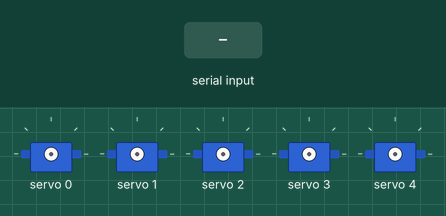
This sketch was run on a simulated ESP32. Shown: 5 × servo. The inputs (shaded band) are chosen by the test bench. WiFi joins after 1.5 s; servers stay silent unless stated; what the sketch prints to the serial monitor is not drawn.

Above: at 2.8 s.
2.9 s: "fist\n" received over Serial
At 4.6 s:
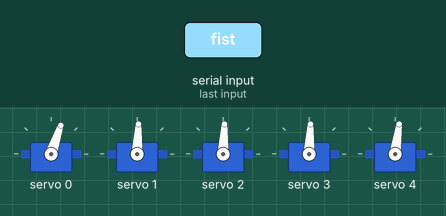
4.9 s: "open\n" received over Serial
At 5.06 s:
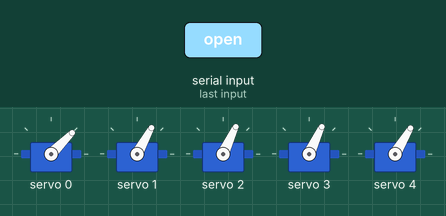
6.9 s: "point\n" received over Serial
At 8.1 s:
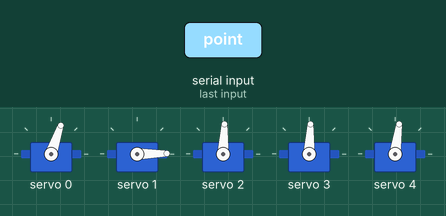
8.9 s: "ok\n" received over Serial
At 9.8 s:
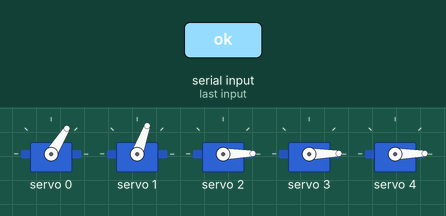
10.9 s: "peace\n" received over Serial
At 11.8 s:
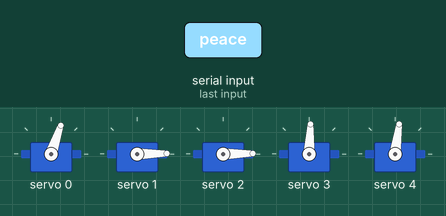
12.9 s: "three\n" received over Serial
At 14.4 s:
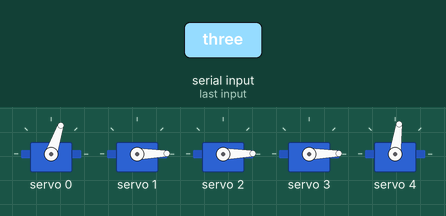
Timing chart, 0 to 15.9 s (numbered marks = the images above; inputs shaded):
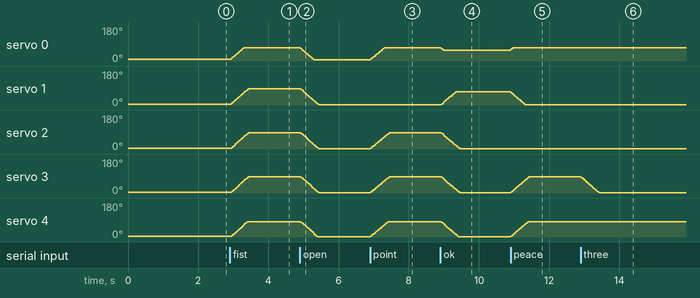

The sketch:

inmoov_hand_firmware_v2.ino
```cpp
/*
 * InMoov 左手固件 v2 —— WiFi 网页控制台 + WebSocket + 串口双通道
 * = v1 全部功能（校准表/缓动/手势库/串口指令） + 浏览器滑杆/按钮/语音入口
 *
 * 硬件：ESP32 DevKitC + PCA9685(0x40) + MG996R×6（CH0-4指,CH5腕）
 * 库（库管理器安装）：
 *   - Adafruit PWM Servo Driver Library
 *   - WebSockets (by Markus Sattler / Links2004)
 * 使用：
 *   1) 下方填入 WiFi 名与密码，烧录
 *   2) 串口 115200 看到 "IP: x.x.x.x" 后，同一 WiFi 下浏览器打开 http://<IP>/
 *   3) 滑杆控单指，按钮出手势；串口指令与 v1 完全一致，两边随时可用
 * 协议：WebSocket(端口81) 收发纯文本，与串口指令同一语法（fist / f 2 50 / w 30 ...）
 */
#include <WiFi.h>
#include <WebServer.h>
#include <WebSocketsServer.h>
#include <Wire.h>
#include <Adafruit_PWMServoDriver.h>

// ------------ ★ 改这里 ------------
const char* WIFI_SSID = "YOUR_WIFI_NAME";
const char* WIFI_PASS = "YOUR_WIFI_PASSWORD";
// ---------------------------------

Adafruit_PWMServoDriver pwm(0x40);
WebServer http(80);
WebSocketsServer ws(81);

const float FREQ = 50.0;
const int US_MIN = 500, US_MAX = 2500;

// ---- 校准表（沿用 v1 实测值）----
float OPEN_A[6]  = {  10,   5,    5,    5,    5,   45 };
float CLOSE_A[6] = {  70,  85,   85,   85,   80,  135 };
bool  INVERT[6]  = {false,false,false,false,false,false};

float cur[6], tgt[6];
bool  live[6] = {false,false,false,false,false,false};
int   stepDeg = 3;
String curGesture = "rest";

int toTicks(long us){ return (int)(us*FREQ*4096.0/1000000.0); }
void writeDeg(int ch, float d){
  d = constrain(d, 0, 180);
  pwm.setPWM(ch, 0, toTicks(US_MIN + (long)((US_MAX-US_MIN)*d/180.0)));
}
float pctToDeg(int i, float p){
  p = constrain(p, 0, 100);
  if (INVERT[i]) p = 100 - p;
  return OPEN_A[i] + (CLOSE_A[i]-OPEN_A[i]) * p / 100.0;
}
float degToPct(int i, float d){
  float p = (d - OPEN_A[i]) / (CLOSE_A[i]-OPEN_A[i]) * 100.0;
  if (INVERT[i]) p = 100 - p;
  return constrain(p, 0, 100);
}
void setFinger(int i, float pct){ tgt[i]=pctToDeg(i,pct); live[i]=true; }
void setHand(float pct){ for(int i=0;i<5;i++) setFinger(i,pct); }
void restAll(){ for(int c=0;c<6;c++){ pwm.setPWM(c,0,0); live[c]=false; } curGesture="rest"; }

const float G_OPEN[5]={0,0,0,0,0}, G_FIST[5]={100,100,100,100,100},
            G_POINT[5]={100,0,100,100,100}, G_OK[5]={80,80,0,0,0},
            G_PEACE[5]={100,0,0,100,100}, G_THREE[5]={100,0,0,0,100};
void gesture(const float g[5], const char* name){ for(int i=0;i<5;i++) setFinger(i,g[i]); curGesture=name; }

// ---- 统一指令处理：串口和 WebSocket 共用 ----
String handleCommand(String s){
  s.trim(); if(!s.length()) return "";
  if     (s=="open" ) gesture(G_OPEN ,"open");
  else if(s=="fist" ) gesture(G_FIST ,"fist");
  else if(s=="point") gesture(G_POINT,"point");
  else if(s=="ok"   ) gesture(G_OK   ,"ok");
  else if(s=="peace") gesture(G_PEACE,"peace");
  else if(s=="three") gesture(G_THREE,"three");
  else if(s=="rest" ) restAll();
  else {
    char c = s.charAt(0); int a=-1,b=-1;
    sscanf(s.c_str()+1, "%d %d", &a, &b);
    if     (c=='f' && a>=0 && a<5 && b>=0){ setFinger(a,b); curGesture="custom"; }
    else if(c=='h' && a>=0){ setHand(a); curGesture="custom"; }
    else if(c=='w' && a>=0){ setFinger(5,a); }
    else if(s.startsWith("raw")){ int ch,dg; if(sscanf(s.c_str()+3,"%d %d",&ch,&dg)==2&&ch>=0&&ch<6){cur[ch]=dg;tgt[ch]=dg;live[ch]=true;writeDeg(ch,dg);} }
    else if(s.startsWith("speed")){ int v; if(sscanf(s.c_str()+5,"%d",&v)==1) stepDeg=constrain(v,1,10); }
    else return "ERR unknown: " + s;
  }
  return "OK " + s;
}

// ---- 内嵌网页（滑杆+手势+语音）----
const char PAGE[] PROGMEM = R"HTML(
<!DOCTYPE html><html lang=zh><head><meta charset=utf-8>
<meta name=viewport content="width=device-width,initial-scale=1">
<title>InMoov Hand Console</title><style>
body{font-family:-apple-system,'PingFang SC',sans-serif;background:#10233f;color:#eaf1fb;margin:0;padding:18px;max-width:560px;margin:auto}
h2{margin:8px 0 14px} .g{display:grid;grid-template-columns:repeat(3,1fr);gap:8px;margin:12px 0}
button{background:#0f62fe;color:#fff;border:0;border-radius:10px;padding:12px;font-size:15px}
button:active{opacity:.7} .rest{background:#5a6a7e} .voice{background:#2f9e5f;grid-column:span 3}
.sl{margin:10px 0} .sl label{display:flex;justify-content:space-between;font-size:14px;color:#a9bcd8}
input[type=range]{width:100%} #log{font:12px Menlo;color:#7fd08f;background:#0a1830;border-radius:8px;padding:8px;height:70px;overflow:auto;white-space:pre-wrap}
#st{font-size:13px;color:#a9bcd8;margin:6px 0}
</style></head><body>
<h2>🖐 InMoov Hand Console</h2><div id=st>连接中…</div>
<div class=g>
<button onclick="tx('open')">张开</button><button onclick="tx('fist')">握拳</button><button onclick="tx('point')">指点</button>
<button onclick="tx('ok')">OK</button><button onclick="tx('peace')">✌️</button><button onclick="tx('three')">三</button>
<button class=voice id=vb onclick="voice()">🎤 语音（中文）</button>
<button class=rest onclick="tx('rest')" style="grid-column:span 3">释放全部</button>
</div>
<div id=sliders></div>
<div class=sl><label>手腕 <span id=vw>50</span></label><input type=range min=0 max=100 value=50 oninput="wr(this.value)"></div>
<div id=log></div>
<script>
const names=['拇指','食指','中指','无名指','小指'];
const box=document.getElementById('sliders');
names.forEach((n,i)=>{box.insertAdjacentHTML('beforeend',
`<div class=sl><label>${n} <span id=v${i}>0</span></label><input type=range min=0 max=100 value=0 oninput="fr(${i},this.value)"></div>`)});
let ws,t={};function conn(){ws=new WebSocket('ws://'+location.hostname+':81/');
ws.onopen=()=>st('已连接 ✓');ws.onclose=()=>{st('已断开，3秒重连…');setTimeout(conn,3000)};
ws.onmessage=e=>log(e.data);}conn();
function st(s){document.getElementById('st').textContent=s}
function log(s){const l=document.getElementById('log');l.textContent=(s+'\n'+l.textContent).slice(0,800)}
function tx(c){if(ws&&ws.readyState==1){ws.send(c);}}
function fr(i,v){document.getElementById('v'+i).textContent=v;clearTimeout(t[i]);t[i]=setTimeout(()=>tx('f '+i+' '+v),60)}
function wr(v){document.getElementById('vw').textContent=v;clearTimeout(t.w);t.w=setTimeout(()=>tx('w '+v),60)}
function voice(){const R=window.SpeechRecognition||window.webkitSpeechRecognition;
if(!R){log('此浏览器不支持语音，请用 Chrome');return}
const r=new R();r.lang='zh-CN';r.onresult=e=>{const said=e.results[0][0].transcript;log('🎤 '+said);
const map={'张开':'open','打开':'open','握拳':'fist','拳头':'fist','指':'point','OK':'ok','耶':'peace','剪刀':'peace','三':'three','放松':'rest'};
for(const k in map){if(said.includes(k)){tx(map[k]);return}}
log('（本地词表未命中——接入 LLM 中继后这里交给模型理解）')};
r.start();}
</script></body></html>
)HTML";

unsigned long lastTick=0, lastPush=0;
void setup(){
  Serial.begin(115200);
  Wire.begin(21,22);
  pwm.begin(); pwm.setPWMFreq(FREQ);
  for(int i=0;i<6;i++){ cur[i]=OPEN_A[i]; tgt[i]=OPEN_A[i]; }
  restAll();

  WiFi.mode(WIFI_STA); WiFi.begin(WIFI_SSID, WIFI_PASS);
  Serial.print("WiFi connecting");
  while (WiFi.status()!=WL_CONNECTED){ delay(400); Serial.print("."); }
  Serial.printf("\nIP: %s  （浏览器打开 http://%s/ ）\n",
    WiFi.localIP().toString().c_str(), WiFi.localIP().toString().c_str());

  http.on("/", [](){ http.send_P(200, "text/html", PAGE); });
  http.begin();
  ws.begin();
  ws.onEvent([](uint8_t n, WStype_t t, uint8_t* p, size_t l){
    if (t==WStype_TEXT){ String r = handleCommand(String((char*)p).substring(0,l)); ws.sendTXT(n, r); }
  });
}

void loop(){
  http.handleClient(); ws.loop();
  if (millis()-lastTick >= 20){
    lastTick = millis();
    for(int i=0;i<6;i++){
      if(!live[i]) continue;
      float d = tgt[i]-cur[i];
      if (fabs(d) > 0.5){ cur[i] += constrain(d, -stepDeg, stepDeg); writeDeg(i, cur[i]); }
    }
  }
  if (millis()-lastPush >= 500){       // 状态广播：网页/未来OLED共用
    lastPush = millis();
    String j = "{\"g\":\""+curGesture+"\",\"p\":[";
    for(int i=0;i<6;i++){ j += String((int)degToPct(i,cur[i])); if(i<5) j+=","; }
    j += "]}";
    ws.broadcastTXT(j);
  }
  if (Serial.available()){
    String r = handleCommand(Serial.readStringUntil('\n'));
    if (r.length()) Serial.println(r);
  }
}
```

Measured:
- after the input at 2.9 s, servo 0: moves from 9° to 71° over 0.36 s, starting at once; servo 1: moves from 4° to 87° over 0.51 s, starting at once; servo 2, servo 3: moves from 4° to 87° over 0.49 s, starting after 0.06 s; servo 4: moves from 4° to 82° over 0.45 s, starting after 0.06 s
- after the input at 4.9 s, servo 0: moves from 71° to 6° over 0.38 s, starting at once; servo 1–3: moves from 87° to 1° over 0.52 s, starting at once; servo 4: moves from 82° to 1° over 0.48 s, starting at once
- after the input at 6.9 s, servo 0: moves from 6° to 71° over 0.40 s, starting at once; servo 2, servo 3: moves from 1° to 87° over 0.54 s, starting at once; servo 4: moves from 1° to 82° over 0.50 s, starting at once
- after the input at 8.9 s, servo 0: 71° → 58° at once; servo 1: moves from 1° to 70° over 0.44 s, starting at once; servo 2, servo 3: moves from 87° to 1° over 0.54 s, starting at once; servo 4: moves from 82° to 1° over 0.50 s, starting at once
- after the input at 10.9 s, servo 0: 58° → 71° at once; servo 1: moves from 70° to 1° over 0.43 s, starting at once; servo 3: moves from 1° to 87° over 0.53 s, starting at once; servo 4: moves from 1° to 82° over 0.49 s, starting at once
- after the input at 12.9 s, servo 3: moves from 87° to 1° over 0.53 s, starting at once
